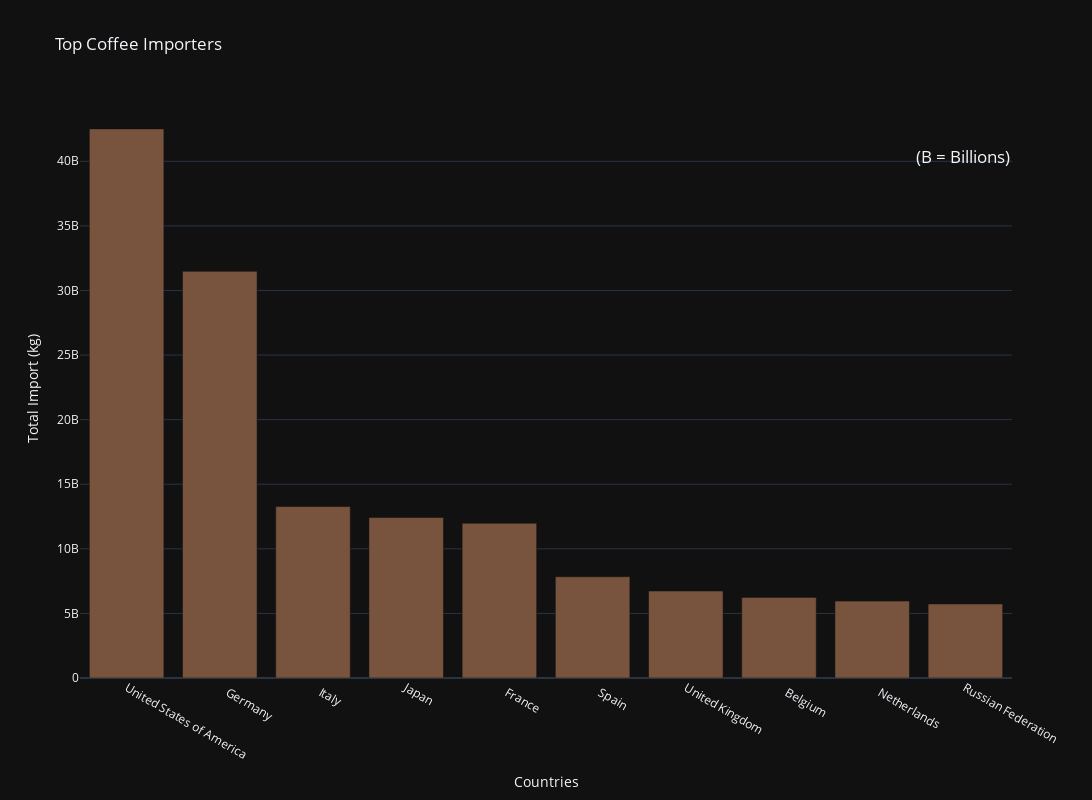

Notebook source saved alongside this figure:
### Code cell
# Top 10 importerów kawy na świecie i ich total import
fig = px.bar(top_import, x='Country', y='Total_import', labels={
    "Country": "Countries",
    "Total_import": "Total Import (kg)"
}, title='Top Coffee Importers', width=1200, height=800, color_discrete_sequence=['#78533d'])

fig.update_layout(
    annotations=[
        dict(
            text='(B = Billions)',
            showarrow=False,
            xref='paper',
            yref='y',
            x=1.0,
            y=max(top_import['Total_import']) * 0.95,
            font=dict(size=17)
        )
    ]
)

fig.show()

### Figure 1 — Plotly figure (JSON) as saved in the notebook; plotly's stock layout.template omitted (floating-point values rounded to 4 significant figures)
{"data": [{"alignmentgroup": "True", "hovertemplate": "Countries=%{x}<br>Total Import (kg)=%{y}<extra></extra>", "legendgroup": "", "marker": {"color": "#78533d", "pattern": {"shape": ""}}, "name": "", "offsetgroup": "", "orientation": "v", "showlegend": false, "textposition": "auto", "x": ["United States of America", "   Germany", "   Italy", "Japan", "   France", "   Spain", "United Kingdom", "   Belgium", "   Netherlands", "Russian Federation"], "xaxis": "x", "y": [42507660000, 31481400000, 13272120000, 12422760000, 11972520000, 7840620000, 6731460000, 6240540000, 5951400000, 5731080000], "yaxis": "y", "type": "bar"}], "layout": {"xaxis": {"anchor": "y", "domain": [0.0, 1.0], "title": {"text": "Countries"}}, "yaxis": {"anchor": "x", "domain": [0.0, 1.0], "title": {"text": "Total Import (kg)"}}, "legend": {"tracegroupgap": 0}, "title": {"text": "Top Coffee Importers"}, "barmode": "relative", "height": 800, "width": 1200, "annotations": [{"font": {"size": 17}, "showarrow": false, "text": "(B = Billions)", "x": 1.0, "xref": "paper", "y": 40380000000.0, "yref": "y"}]}}
